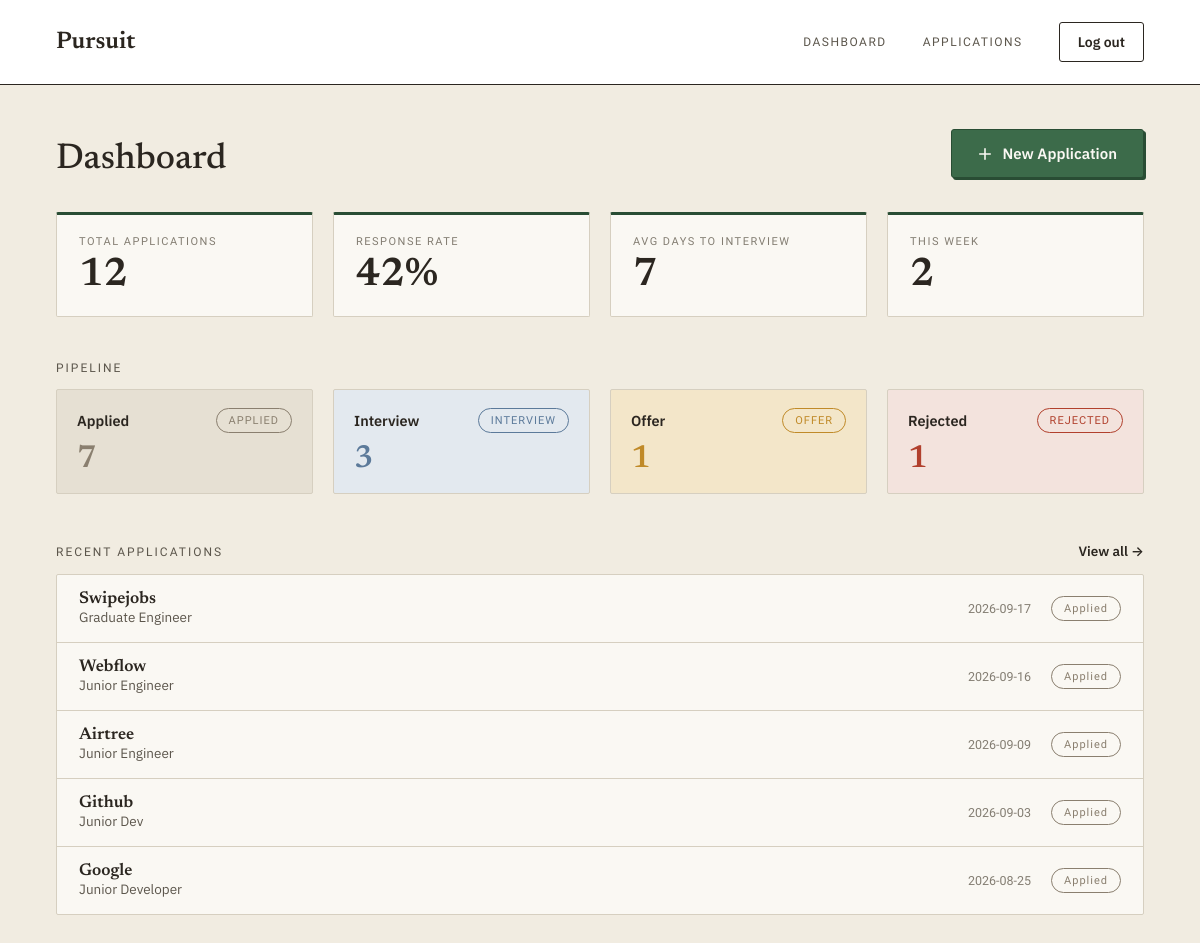
The app's page /dashboard (signed in) with its own data.
### tables this page shows
CREATE TABLE applications (
            id INTEGER PRIMARY KEY AUTOINCREMENT,
            company TEXT,
            role TEXT,
            job_description TEXT,
            resume_filename TEXT,
            status TEXT,
            date_applied TIMESTAMP,
            match_score INTEGER,
            missing_keywords TEXT,
            notes TEXT,
            status_updated_at TEXT,
            created_at TIMESTAMP
        , reasoning TEXT);

### app.py (the view)
@app.route('/dashboard', methods=['GET', 'POST'])
def dashboard():
    if 'username' not in session:
        return render_template('dashboard.html')
    conn = sqlite3.connect("applications.db")
    conn.row_factory = sqlite3.Row
    cursor = conn.cursor()
    cursor.execute("SELECT COUNT(*) FROM applications")
    total_rows = cursor.fetchone()[0]
    applied = "Applied"
    query = "SELECT COUNT(*) FROM applications WHERE status != ?"
    cursor.execute(query, (applied,))
    responded = cursor.fetchone()[0]
    if total_rows > 0:
        response_rate = round((responded / total_rows) * 100)
    else:
        response_rate = 0
    today = datetime.now()
    one_week_ago = today - timedelta(days=7)
    one_week_ago_str = one_week_ago.strftime('%Y-%m-%d')
    query2 = "SELECT COUNT(*) FROM applications WHERE date_applied >= ?"
    cursor.execute(query2, (one_week_ago_str,))
    applications_this_week = cursor.fetchone()[0]
    interview1 = "Interview"
    query3 = "SELECT date_applied, status_updated_at FROM applications WHERE status = ?"
    cursor.execute(query3, (interview1,))
    data_date = cursor.fetchall()
    day_gaps = []
    for row in data_date:
        applied_date = datetime.strptime(row['date_applied'], '%Y-%m-%d')
        interview_date = datetime.strptime(row['status_updated_at'], '%Y-%m-%d')
        gap = (interview_date - applied_date).days
        day_gaps.append(gap)
    if len(day_gaps) > 0:
        avg_days_to_interview = sum(day_gaps) / len(day_gaps)
    else:
        avg_days_to_interview = 0
    cursor.execute("SELECT status, COUNT(*) AS count FROM applications GROUP BY status")
    pipeline_data = cursor.fetchall()
    status_count_dict = {}
    for row in pipeline_data:
        status_count_dict[row["status"]] = row['count']
    applied_count = status_count_dict.get('Applied', 0)
    interview_count = status_count_dict.get('Interview', 0)
    offer_count = status_count_dict.get('Offer', 0)
    rejected_count = status_count_dict.get('Rejected', 0)
    query5 = "SELECT id, company, role, status, date_applied FROM applications ORDER BY date_applied DESC LIMIT 5"
    cursor.execute(query5)
    recent_applications = cursor.fetchall()
    conn.close()
    return render_template('dashboard.html',
                        total_rows=total_rows,
                        response_rate=response_rate,
                        applications_this_week=applications_this_week,
                        avg_days_to_interview=round(avg_days_to_interview),
                        applied_count=applied_count,
                        interview_count=interview_count,
                        rejected_count=rejected_count,
                        recent_applications=recent_applications,
                        offer_count=offer_count)

### app.py (called while the page is built)
@app.context_processor
def inject_user():
    return dict(logged_in='username' in session)

### templates/dashboard.html
{% extends "base.html" %}
{% block content %}
{%if logged_in %}
<div class="case-file dash-page">
    <div class="dash-header">
        <h1 class="dash-title">Dashboard</h1>
        <a href="{{ url_for('add_application') }}">
            <button type="button" class="btn-stamp">
                <svg width="14" height="14" viewBox="0 0 16 16" fill="none"><path d="M8 2v12M2 8h12" stroke="currentColor" stroke-width="1.8" stroke-linecap="round"/></svg>
                New Application
            </button>
        </a>
    </div>
    <div class="dash-stats">
        <div class="dash-stat">
            <div class="dash-stat-label">Total applications</div>
            <div class="dash-stat-value">{{ total_rows }}</div>
        </div>
        <div class="dash-stat">
            <div class="dash-stat-label">Response rate</div>
            <div class="dash-stat-value">{{ response_rate }}%</div>
        </div>
        <div class="dash-stat">
            <div class="dash-stat-label">Avg days to interview</div>
            <div class="dash-stat-value">{{ avg_days_to_interview }}</div>
        </div>
        <div class="dash-stat">
            <div class="dash-stat-label">This week</div>
            <div class="dash-stat-value">{{ applications_this_week }}</div>
        </div>
    </div>
    <div class="case-eyebrow dash-section-label">Pipeline</div>
    <div class="dash-pipeline">
        <div class="dash-pipe-tile dash-pipe-applied">
            <div class="dash-pipe-head">
                <span class="dash-pipe-name">Applied</span>
                <span class="stamp-badge dash-badge-applied">APPLIED</span>
            </div>
            <div class="dash-pipe-value">{{ applied_count }}</div>
        </div>
        <div class="dash-pipe-tile dash-pipe-interview">
            <div class="dash-pipe-head">
                <span class="dash-pipe-name">Interview</span>
                <span class="stamp-badge dash-badge-interview">INTERVIEW</span>
            </div>
            <div class="dash-pipe-value">{{ interview_count }}</div>
        </div>
        <div class="dash-pipe-tile dash-pipe-offer">
            <div class="dash-pipe-head">
                <span class="dash-pipe-name">Offer</span>
                <span class="stamp-badge dash-badge-offer">OFFER</span>
            </div>
            <div class="dash-pipe-value">{{ offer_count }}</div>
        </div>
        <div class="dash-pipe-tile dash-pipe-rejected">
            <div class="dash-pipe-head">
                <span class="dash-pipe-name">Rejected</span>
                <span class="stamp-badge dash-badge-rejected">REJECTED</span>
            </div>
            <div class="dash-pipe-value">{{ rejected_count }}</div>
        </div>
    </div>
    <div class="dash-recent-header">
        <div class="case-eyebrow">Recent applications</div>
        <a href="{{ url_for('applications') }}" class="dash-view-all">View all &rarr;</a>
    </div>
    {% if recent_applications %}
    <div class="dash-list">
        {% for recent in recent_applications %}
        <a href="{{ url_for('application_detail', id=recent['id']) }}" class="dash-row-link">
            <div class="dash-row">
                <div>
                    <div class="dash-row-company">{{ recent['company'] }}</div>
                    <div class="dash-row-role">{{ recent['role'] }}</div>
                </div>
                <div class="dash-row-right">
                    <span class="dash-row-date">{{ recent['date_applied'] }}</span>
                    <span class="stamp-badge dash-badge-{{ recent['status']|lower }}">{{ recent['status'] }}</span>
                </div>
            </div>
        </a>
        {% endfor %}
    </div>
    {% else %}
    <div class="dash-empty">No applications match yet.</div>
    {% endif %}
{% else%}
<div class="login-prompt">
        <p>Log in to view your dashboard.</p>
        <a href="{{ url_for('auth', mode='login') }}">Log in</a>
    </div>
{%endif%}
</div>
{% endblock %}

### records on screen
applications: company "Swipejobs", role "Graduate Engineer", date_applied "2026-09-17", status "Applied"
applications: company "Webflow", role "Junior Engineer", date_applied "2026-09-16", status "Applied"
applications: company "Airtree", role "Junior Engineer", date_applied "2026-09-09", status "Applied"
applications: company "Github", role "Junior Dev", date_applied "2026-09-03", status "Applied"
applications: company "Google", role "Junior Developer", date_applied "2026-08-25", status "Applied"

### other values on screen
{{ total_rows }} "12"
{{ response_rate }} "42"
{{ avg_days_to_interview }} "7"
{{ applications_this_week }} "2"
{{ applied_count }} "7"
{{ interview_count }} "3"
{{ offer_count }} "1"
{{ rejected_count }} "1"
